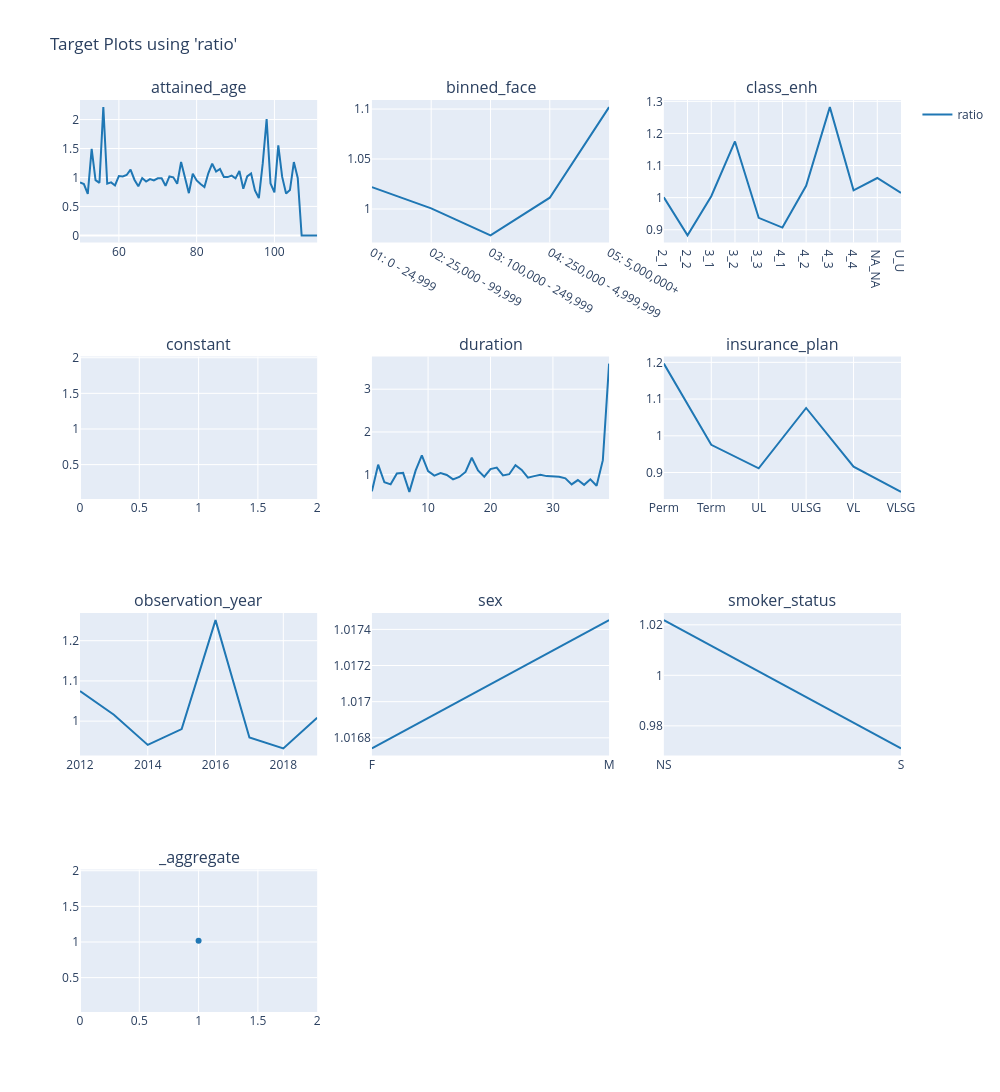

Source (notebook cell):
### Code cell
charters.target(
    df=model_data.loc[X_test.index],
    target="ratio",
    cols=3,
    features=model_features,
    numerator=["death_claim_amount"],
    denominator=["exp_amt_gam"],
).show()

### Figure 1 — Plotly figure (JSON) as saved in the notebook; plotly's stock layout.template omitted (floating-point values rounded to 4 significant figures)
{"data": [{"line": {"color": "#1F77B4"}, "mode": "lines", "name": "ratio", "showlegend": true, "type": "scatter", "x": [50, 51, 52, 53, 54, 55, 56, 57, 58, 59, 60, 61, 62, 63, 64, 65, 66, 67, 68, 69, 70, 71, 72, 73, 74, 75, 76, 77, 78, 79, 80, 81, 82, 83, 84, 85, 86, 87, 88, 89, 90, 91, 92, 93, 94, 95, 96, 97, 98, 99, 100, 101, 102, 103, 104, 105, 106, 107, 108, 110, 111], "xaxis": "x", "y": [0.9144, 0.885, 0.7174, 1.493, 0.9536, 0.9079, 2.215, 0.8927, 0.9144, 0.8622, 1.026, 1.018, 1.043, 1.136, 0.9614, 0.8466, 0.9888, 0.9298, 0.9713, 0.9503, 0.9857, 0.9857, 0.8555, 1.017, 1.002, 0.8921, 1.267, 0.983, 0.7288, 1.065, 0.9491, 0.8858, 0.8335, 1.072, 1.238, 1.103, 1.147, 1.009, 1.006, 1.032, 0.9839, 1.112, 0.8057, 1.018, 1.067, 0.7766, 0.6446, 1.243, 2.008, 0.8963, 0.7422, 1.553, 1.01, 0.7218, 0.7851, 1.266, 0.9912, 0.0, 0.0, 0.0, 0.0], "yaxis": "y"}, {"line": {"color": "#1F77B4"}, "mode": "lines", "name": "ratio", "showlegend": false, "type": "scatter", "x": ["01: 0 - 24,999", "02: 25,000 - 99,999", "03: 100,000 - 249,999", "04: 250,000 - 4,999,999", "05: 5,000,000+"], "xaxis": "x2", "y": [1.022, 1.001, 0.9736, 1.011, 1.102], "yaxis": "y2"}, {"line": {"color": "#1F77B4"}, "mode": "lines", "name": "ratio", "showlegend": false, "type": "scatter", "x": ["2_1", "2_2", "3_1", "3_2", "3_3", "4_1", "4_2", "4_3", "4_4", "NA_NA", "U_U"], "xaxis": "x3", "y": [1.001, 0.8824, 1.004, 1.175, 0.9371, 0.9068, 1.037, 1.282, 1.023, 1.061, 1.014], "yaxis": "y3"}, {"line": {"color": "#1F77B4"}, "mode": "lines", "name": "ratio", "showlegend": false, "type": "scatter", "x": [1], "xaxis": "x4", "y": [1.017], "yaxis": "y4"}, {"line": {"color": "#1F77B4"}, "mode": "lines", "name": "ratio", "showlegend": false, "type": "scatter", "x": [1, 2, 3, 4, 5, 6, 7, 8, 9, 10, 11, 12, 13, 14, 15, 16, 17, 18, 19, 20, 21, 22, 23, 24, 25, 26, 27, 28, 29, 30, 31, 32, 33, 34, 35, 36, 37, 38, 39], "xaxis": "x5", "y": [0.6117, 1.234, 0.8243, 0.7758, 1.03, 1.042, 0.5993, 1.095, 1.45, 1.085, 0.9808, 1.039, 0.9949, 0.8926, 0.9481, 1.066, 1.397, 1.098, 0.9541, 1.131, 1.166, 0.9846, 1.012, 1.221, 1.112, 0.9312, 0.9674, 1.002, 0.9676, 0.963, 0.953, 0.9156, 0.7743, 0.8754, 0.763, 0.8928, 0.743, 1.34, 3.598], "yaxis": "y5"}, {"line": {"color": "#1F77B4"}, "mode": "lines", "name": "ratio", "showlegend": false, "type": "scatter", "x": ["Perm", "Term", "UL", "ULSG", "VL", "VLSG"], "xaxis": "x6", "y": [1.197, 0.9754, 0.9113, 1.076, 0.916, 0.8472], "yaxis": "y6"}, {"line": {"color": "#1F77B4"}, "mode": "lines", "name": "ratio", "showlegend": false, "type": "scatter", "x": [2012, 2013, 2014, 2015, 2016, 2017, 2018, 2019], "xaxis": "x7", "y": [1.075, 1.016, 0.9409, 0.9803, 1.251, 0.9593, 0.9323, 1.009], "yaxis": "y7"}, {"line": {"color": "#1F77B4"}, "mode": "lines", "name": "ratio", "showlegend": false, "type": "scatter", "x": ["F", "M"], "xaxis": "x8", "y": [1.017, 1.017], "yaxis": "y8"}, {"line": {"color": "#1F77B4"}, "mode": "lines", "name": "ratio", "showlegend": false, "type": "scatter", "x": ["NS", "S"], "xaxis": "x9", "y": [1.022, 0.9711], "yaxis": "y9"}, {"line": {"color": "#1F77B4"}, "mode": "markers", "name": "ratio", "showlegend": false, "type": "scatter", "x": [1], "xaxis": "x10", "y": [1.017], "yaxis": "y10"}], "layout": {"annotations": [{"font": {"size": 16}, "showarrow": false, "text": "attained_age", "x": 0.1444, "xanchor": "center", "xref": "paper", "y": 1, "yanchor": "bottom", "yref": "paper"}, {"font": {"size": 16}, "showarrow": false, "text": "binned_face", "x": 0.5, "xanchor": "center", "xref": "paper", "y": 1, "yanchor": "bottom", "yref": "paper"}, {"font": {"size": 16}, "showarrow": false, "text": "class_enh", "x": 0.8556, "xanchor": "center", "xref": "paper", "y": 1, "yanchor": "bottom", "yref": "paper"}, {"font": {"size": 16}, "showarrow": false, "text": "constant", "x": 0.1444, "xanchor": "center", "xref": "paper", "y": 0.7188, "yanchor": "bottom", "yref": "paper"}, {"font": {"size": 16}, "showarrow": false, "text": "duration", "x": 0.5, "xanchor": "center", "xref": "paper", "y": 0.7188, "yanchor": "bottom", "yref": "paper"}, {"font": {"size": 16}, "showarrow": false, "text": "insurance_plan", "x": 0.8556, "xanchor": "center", "xref": "paper", "y": 0.7188, "yanchor": "bottom", "yref": "paper"}, {"font": {"size": 16}, "showarrow": false, "text": "observation_year", "x": 0.1444, "xanchor": "center", "xref": "paper", "y": 0.4375, "yanchor": "bottom", "yref": "paper"}, {"font": {"size": 16}, "showarrow": false, "text": "sex", "x": 0.5, "xanchor": "center", "xref": "paper", "y": 0.4375, "yanchor": "bottom", "yref": "paper"}, {"font": {"size": 16}, "showarrow": false, "text": "smoker_status", "x": 0.8556, "xanchor": "center", "xref": "paper", "y": 0.4375, "yanchor": "bottom", "yref": "paper"}, {"font": {"size": 16}, "showarrow": false, "text": "_aggregate", "x": 0.1444, "xanchor": "center", "xref": "paper", "y": 0.1562, "yanchor": "bottom", "yref": "paper"}], "height": 1600, "legend": {"orientation": "v", "x": 1.02, "xanchor": "left", "y": 1, "yanchor": "top"}, "title": {"text": "Target Plots using 'ratio'"}, "width": 1000, "xaxis": {"anchor": "y", "domain": [0, 0.2889]}, "xaxis10": {"anchor": "y10", "domain": [0, 0.2889]}, "xaxis11": {"anchor": "y11", "domain": [0.3556, 0.6444]}, "xaxis12": {"anchor": "y12", "domain": [0.7111, 1]}, "xaxis2": {"anchor": "y2", "domain": [0.3556, 0.6444]}, "xaxis3": {"anchor": "y3", "domain": [0.7111, 1]}, "xaxis4": {"anchor": "y4", "domain": [0, 0.2889]}, "xaxis5": {"anchor": "y5", "domain": [0.3556, 0.6444]}, "xaxis6": {"anchor": "y6", "domain": [0.7111, 1]}, "xaxis7": {"anchor": "y7", "domain": [0, 0.2889]}, "xaxis8": {"anchor": "y8", "domain": [0.3556, 0.6444]}, "xaxis9": {"anchor": "y9", "domain": [0.7111, 1]}, "yaxis": {"anchor": "x", "domain": [0.8438, 1], "type": "-"}, "yaxis10": {"anchor": "x10", "domain": [0, 0.1562]}, "yaxis11": {"anchor": "x11", "domain": [0, 0.1562]}, "yaxis12": {"anchor": "x12", "domain": [0, 0.1562]}, "yaxis2": {"anchor": "x2", "domain": [0.8438, 1]}, "yaxis3": {"anchor": "x3", "domain": [0.8438, 1]}, "yaxis4": {"anchor": "x4", "domain": [0.5625, 0.7188]}, "yaxis5": {"anchor": "x5", "domain": [0.5625, 0.7188]}, "yaxis6": {"anchor": "x6", "domain": [0.5625, 0.7188]}, "yaxis7": {"anchor": "x7", "domain": [0.2812, 0.4375]}, "yaxis8": {"anchor": "x8", "domain": [0.2812, 0.4375]}, "yaxis9": {"anchor": "x9", "domain": [0.2812, 0.4375]}}}
